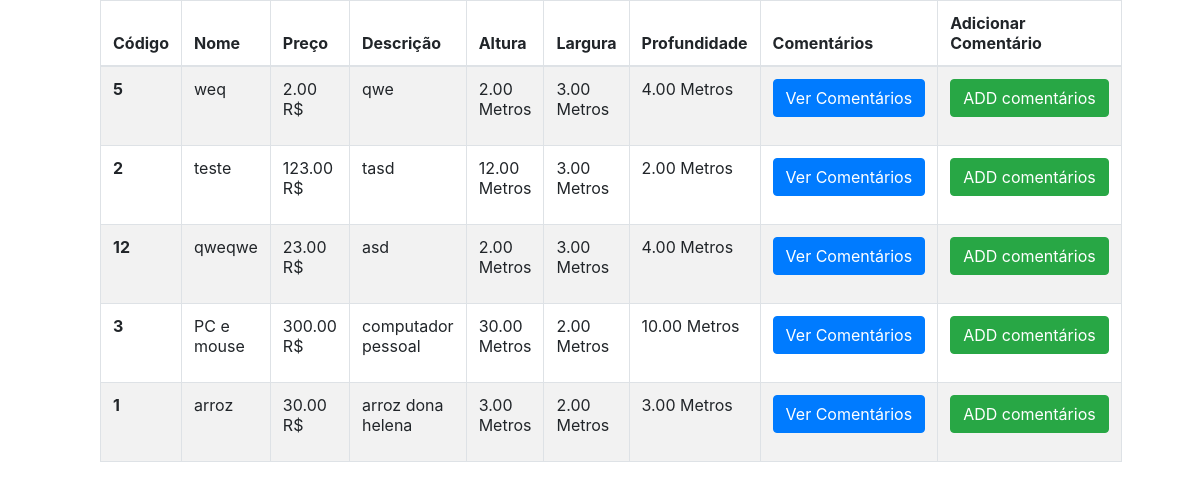
/lista_produtos.php, run on the app's committed database.
### tables this page shows
CREATE TABLE `produtos` (
  `id` int(5) NOT NULL,
  `nome_produto` varchar(100) NOT NULL,
  `preco_produto` float(10,2) NOT NULL,
  `descricao_produto` varchar(500) NOT NULL,
  `altura_produto` float(10,2) NOT NULL,
  `largura_produto` float(10,2) NOT NULL,
  `profundidade_produto` float(10,2) NOT NULL
);

### lista_produtos.php (the view, shortened to what this page needs)
<head>
  <link href="bootstrap/css/bootstrap.min.css" rel="stylesheet">
	</head>
<?php
$objetodb = new db();
$link =  $objetodb -> conecta_mysql();
$result_produtos = "select * from produtos order by nome_produto desc";
$resultado_produtos = mysqli_query($link,$result_produtos);
if(($resultado_produtos) AND ($resultado_produtos->num_rows != 0)){
	?>
<table class="table table-bordered table-striped col-sm-10  offset-sm-1">
  <thead>
    <tr>
      <th>Código</th>
      <th>Nome</th>
      <th>Preço</th>
      <th>Descrição</th>
      <th>Altura</th>
      <th>Largura</th>
      <th>Profundidade</th>
      <th>Comentários</th>
      <th>Adicionar Comentário</th>
    </tr>
  </thead>
<tbody>
<?php
    while($row_produtos = mysqli_fetch_assoc($resultado_produtos)){
    	?>
    	<tr>
      		<th><?php echo $row_produtos['id']; ?></th>
      		<td><?php echo $row_produtos['nome_produto']; ?></td>
      		<td><?php echo $row_produtos['preco_produto']; ?> R$</td>
      		<td><?php echo $row_produtos['descricao_produto']; ?></td>
      		<td><?php echo $row_produtos['altura_produto']; ?> Metros</td>
      		<td><?php echo $row_produtos['largura_produto']; ?> Metros</td>
      		<td><?php echo $row_produtos['profundidade_produto']; ?> Metros</td>
      		<td>
<button type="button" class="btn btn-primary" data-toggle="modal" data-target="#ver_comentarios">
  Ver Comentários
</button>
      		</td>
      		<td>
      			 <form class="form-horizontal" name="formulario_comentarios" method="POST" action="add_comentario.php">
								<button type="button" class="btn btn-success" data-toggle="modal" data-target="#add_comentarios">
  										ADD comentários
								</button>
  </form>
      		</td>
    	</tr>
    	<?php
    }
}else{
    echo "Nenhum Produto encontrado";
}
 ?>
</tbody>
</table>

### data on the page
produtos: id "5", nome_produto "weq", preco_produto "2.00", descricao_produto "qwe", altura_produto "2.00", largura_produto "3.00", profundidade_produto "4.00"
produtos: id "2", nome_produto "teste", preco_produto "123.00", descricao_produto "tasd", altura_produto "12.00", largura_produto "3.00", profundidade_produto "2.00"
produtos: id "12", nome_produto "qweqwe", preco_produto "23.00", descricao_produto "asd", altura_produto "2.00", largura_produto "3.00", profundidade_produto "4.00"
produtos: id "3", nome_produto "PC e mouse", preco_produto "300.00", descricao_produto "computador pessoal", altura_produto "30.00", largura_produto "2.00", profundidade_produto "10.00"
produtos: id "1", nome_produto "arroz", preco_produto "30.00", descricao_produto "arroz dona helena", altura_produto "3.00", largura_produto "2.00", profundidade_produto "3.00"
